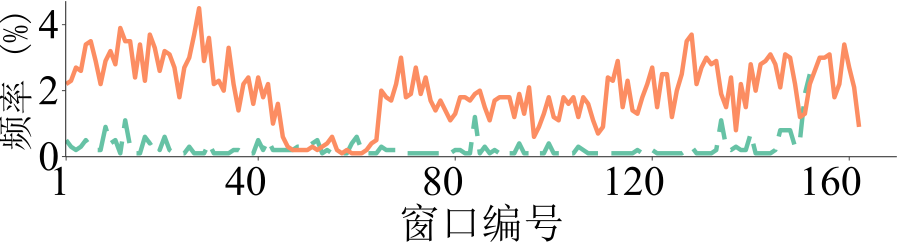

Reproduce this figure in R.
library(grid)
library(ggplot2)
library(extrafont)
require("RColorBrewer")
require(scales)
font_import()
loadfonts()

mywidth=9
myheight=2.5
my_value=c(1,10)
my_line=c("longdash","solid")

if(T){
    args <- commandArgs(trailingOnly = TRUE)
    x1 <- read.table("prefixDistribution-1000-Linux-all.data",header=TRUE)
    cairo_pdf(file="prefixDistribution-1000-Linux-all.pdf", width=mywidth, height=myheight)
    x1$type <- factor(x1$type, levels=c("Raw","Mixed"), labels=c("Raw","Mixed"))
    ggplot(data=x1, aes(x=ID,y=ratio,shape=type,linetype=type, colour=type)) +
    geom_line(size=1.5) + 
    # geom_point(size=0.5, stroke=1.2, fill="white") +
    scale_shape_manual(values=c(my_value)) +
    scale_colour_brewer(palette = "Set2") + 
    scale_linetype_manual(values=c(my_line)) +
    coord_cartesian(ylim=c(0.0021, 0.045), xlim=c(8.6, 162)) +
    scale_x_continuous(breaks=c(1,40,80,120,160)) +
    scale_y_continuous(breaks=seq(0, 0.04, 0.02), labels=format(seq(0, 4, 2), scientific=FALSE)) +
    ylab("频率 (%)") +
    xlab("窗口编号") +
    theme_bw() +
    theme(
        panel.grid.major=element_blank(), panel.grid.minor=element_blank(),
	    panel.background=element_blank(), 
	    # panel.border=element_rect(size=0.5),
	    panel.border = element_blank(),
	    axis.line=element_line(colour="black", size=0.3),
	    axis.ticks=element_line(size=0.3),
        axis.text.x=element_text(margin=margin(5,0,0,0), angle=0, hjust=0.8, colour="black", size=30, family="Times New Roman"),
        axis.title.y=element_text(size=26,  hjust=0.5, family="SimSun"),
        axis.text.y=element_text(margin=margin(0, 2, 0, 0),colour="black",size=30, family="Times New Roman"),
        axis.title.x=element_text(size=30, family="SimSun"),
        legend.title = element_blank(),
        legend.key.size=unit(0.3, "cm"),
        legend.text=element_text(size=20,family="SimSun"),
        # legend.position=c(0.3,0.82),
        legend.position="none",
        legend.direction="vertical",
        legend.margin = margin(t = 0, unit='cm'),
        plot.margin=unit(c(0.1,0.1,0.1,0.1), "cm")
    )
}
